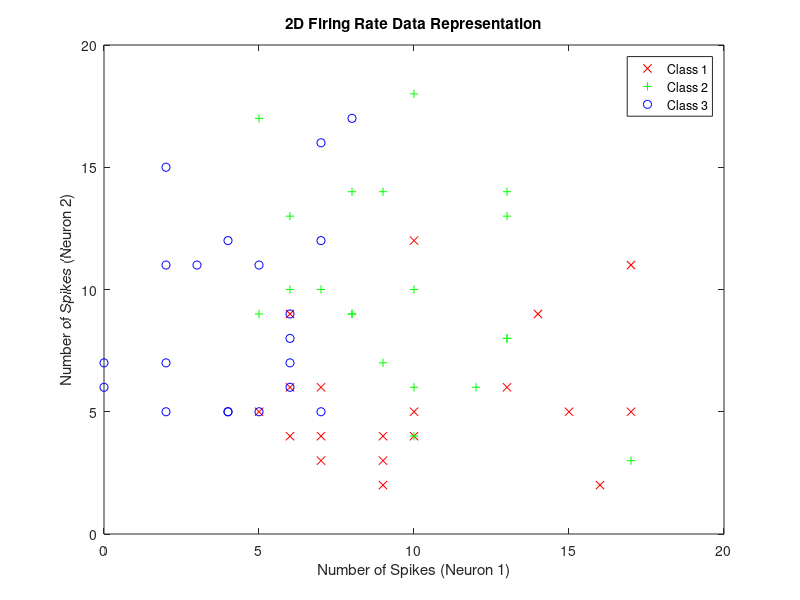
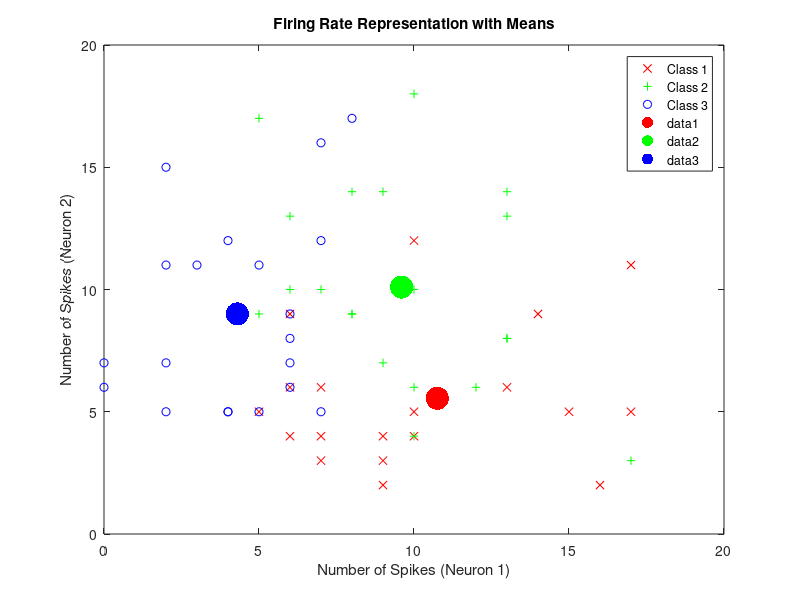
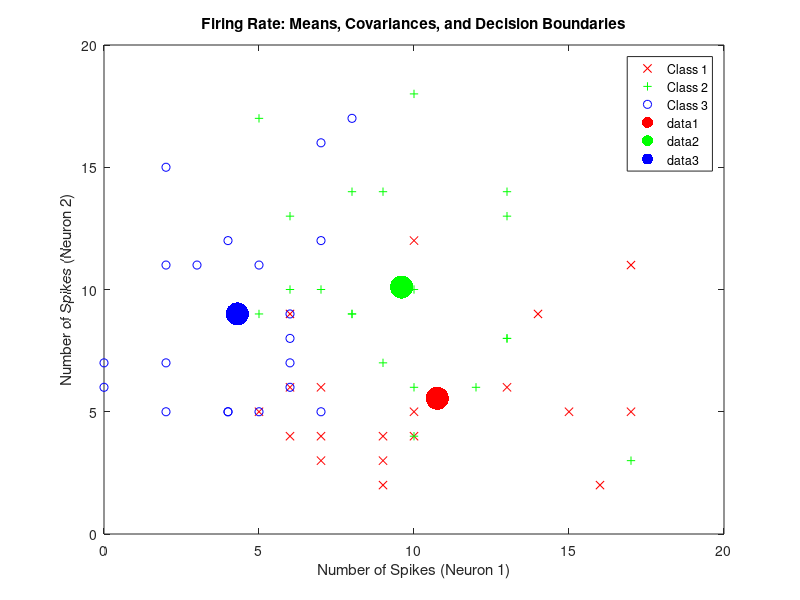

Write the MATLAB code that produced these figures, in order.
% EE239AS Homework 4

clc
clear
close all
%% Problem 3: Simulated Neural Data

ps3_data = importdata('ps4_simdata.mat');

% 20x3 struct
% rows = data point
% columns = class

%% Part A: 2D Plot

D_trial = 2;
n_class = size(ps3_data,2);
n_trial = size(ps3_data,1);
data = cell(1, n_class);

for i = 1:n_trial
    for j = 1:n_class
        data{1,j} = [data{1,j}, ps3_data(i,j).x];
        % organize data into cell for easier access
    end
end

figure(1)
plot(data{1,1}(1,:),data{1,1}(2,:),'xr', data{1,2}(1,:),data{1,2}(2,:), '+g', ...
     data{1,3}(1,:),data{1,3}(2,:), 'ob')

% plot neurons in each class in different colors
title('2D Firing Rate Data Representation')
xlabel('Number of Spikes (Neuron 1)')
ylabel('Number of Spikes (Neuron 2)')
legend('Class 1','Class 2','Class 3')
axis([0 20 0 20])

%% Part B: ML Parameters

% Model (i) Gaussian, Shared Covariance
N_k = n_trial;
N = N_k*n_class;
P_Ck = N_k/(n_class*N_k);
% calculate the prior probabilities of each class (equal for all classes)

mu_i = zeros(D_trial, n_class);
S_k_i = cell(1, n_class);
sigma_i = zeros(D_trial, D_trial);

for i = 1:n_class
    mu_i(:,i) = 1/(N_k)*sum(data{1,i},2);
    cov_trial_i = zeros(D_trial, D_trial);
    for j = 1:n_trial
        cov_trial_i = cov_trial_i + (data{1,i}(:,j)-mu_i(:,i))*(data{1,i}(:,j)-mu_i(:,i))';
        % sum the (x-mu)*(x-mu)' matrices for each trial 
    end
    S_k_i{i} = 1/N_k * cov_trial_i;
    % calculate the S_k for each class and store into cell
    sigma_i = sigma_i + N_k/N * S_k_i{i};
    % calculate sigma (weighted sum of S_k)
end

fprintf('Model (i) Gaussian, Shared Covariance\n------------------------\n\n')
disp('Probability of Each Class:')
disp(P_Ck)
disp('Means:')
disp(mu_i)
disp('Covariance Matrix:')
disp(sigma_i)

% Model (ii) Gaussian, Class Specific Covariance

% Class probabilities and mean are the same as Model (i).
% The covariance matrices are specific to each class, as opposed to the
% weighted sum in Model (i).
fprintf('Model (ii) Gaussian, Class Specific Covariance\n------------------------\n\n')
disp('Probability of Each Class:')
disp(P_Ck)
disp('Means:')
disp(mu_i)
disp('Covariance Matrix (Class 1):')
disp(S_k_i{1})
disp('Covariance Matrix (Class 2):')
disp(S_k_i{2})
disp('Covariance Matrix (Class 3):')
disp(S_k_i{3})

% Model (iii) Poisson

% Class probabilities and mean firing rate are the same as Model (i).
fprintf('Model (iii) Poisson, Class Specific Covariance\n------------------------\n\n')
disp('Probability of Each Class:')
disp(P_Ck)
disp('Mean Firing Rates:')
disp(mu_i)

%% Part C: Firing Rate Means

figure(3)
plot(data{1,1}(1,:),data{1,1}(2,:),'xr', data{1,2}(1,:),data{1,2}(2,:), '+g', ...
     data{1,3}(1,:),data{1,3}(2,:), 'ob')

title('Firing Rate Representation with Means')
xlabel('Number of Spikes (Neuron 1)')
ylabel('Number of Spikes (Neuron 2)')
legend('Class 1','Class 2','Class 3')
axis([0 20 0 20])

hold on
% plot means of each class (same for each model)
plot(mu_i(1,1), mu_i(2,1),'.r','markersize',50)
plot(mu_i(1,2), mu_i(2,2),'.g','markersize', 50)
plot(mu_i(1,3), mu_i(2,3),'.b','markersize', 50)
hold off

%% Part D, E: Means, Covariances, and Decision Boundaries

figure(4)
plot(data{1,1}(1,:),data{1,1}(2,:),'xr', data{1,2}(1,:),data{1,2}(2,:), '+g', ...
     data{1,3}(1,:),data{1,3}(2,:), 'ob')

title('Firing Rate: Means, Covariances, and Decision Boundaries')
xlabel('Number of Spikes (Neuron 1)')
ylabel('Number of Spikes (Neuron 2)')
legend('Class 1','Class 2','Class 3')
axis([0 20 0 20])

hold on
% plot means of each class (same for each model)
plot(mu_i(1,1), mu_i(2,1),'.r','markersize',50)
plot(mu_i(1,2), mu_i(2,2),'.g','markersize', 50)
plot(mu_i(1,3), mu_i(2,3),'.b','markersize', 50)

hold off
%% 